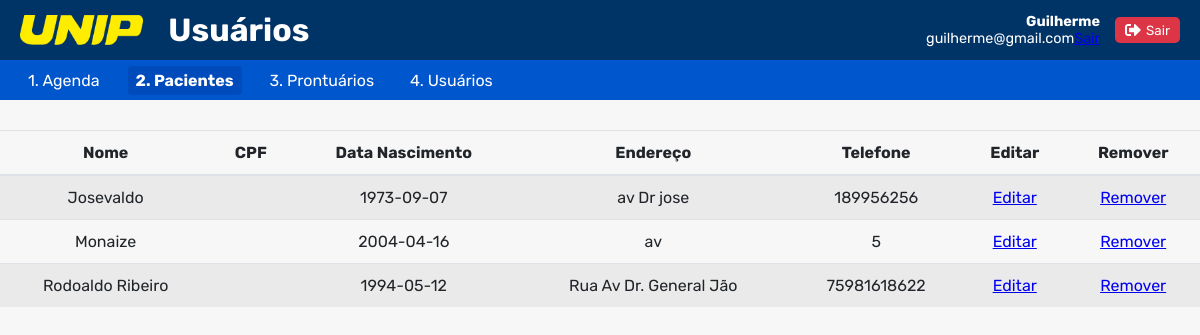
The app's page /projeto_fisio_api/login/projeto_FisioMa/login/tabela_Pacientes.php (signed in) with its own data.
### tables this page shows
CREATE TABLE `paciente` (
  `idPaciente` bigint(20) UNSIGNED NOT NULL,
  `nome` varchar(50) NOT NULL,
  `cpfPaciente` varchar(11) NOT NULL,
  `dataNascimento` date DEFAULT NULL,
  `endereco` varchar(255) DEFAULT NULL,
  `telefone` varchar(15) DEFAULT NULL,
  `faltas` int(11) NOT NULL,
  `ativo` tinyint(1) NOT NULL DEFAULT 1
);

### projeto_fisio_api/login/projeto_FisioMa/login/Puxa_Pacientes.php (called while the page is built, shortened)
<?php
    require_once __DIR__ . '/../conexao.php';
    $stmt = $pdo->prepare("SELECT idPaciente, nome, cpfPaciente, dataNascimento, endereco, telefone FROM paciente WHERE ativo = 1 ORDER BY nome");
    $stmt->execute();
?>

### projeto_fisio_api/login/projeto_FisioMa/login/tabela_Pacientes.php (the view, shortened to what this page needs)
<!DOCTYPE html>
<html lang="pt-BR">
  <head>
    <link rel="stylesheet" href="styles/cadastrar.css">
    <link rel="stylesheet" href="styles/usuarios.css">
  </head>
  <body>
    <header>
      <div class="logo">
        <img src="img/logoUnipHeader.png" alt="UNIP">
        <h1>Usuários</h1>
      </div>
      <?php include 'acesso.php';?>
      <?php include 'menu.php';?>
    </header>
    <section class="conteudo-vazio">
      <table class="table table-striped">
        <thead>
          <tr>
            <th scope="col">Nome</th>
            <th scope="col">CPF</th>
            <th scope="col">Data Nascimento</th>
            <th scope="col">Endereço</th>
            <th scope="col">Telefone</th>
            <th scope="col">Editar</th>
            <th scope="col">Remover</th>
          </tr>
        </thead>
        <tbody>
          <?php
            require_once __DIR__ . '/Puxa_Pacientes.php';
            foreach($stmt as $linha)
            {
              echo "<tr>";
              echo "  <td scope=\"row\">$linha[nome]</td>";
              echo "  <td scope=\"row\">$linha[cpfPaciente]</td>";
              echo "  <td scope=\"row\">$linha[dataNascimento]</td>";
              echo "  <td scope=\"row\">$linha[endereco]</td>";
              echo "  <td scope=\"row\">$linha[telefone]</td>";
              echo "  <td scope=\"row\"><a href=\"#\">Editar</a></td>";
              echo "  <td scope=\"row\"><a href=\"#\">Remover</a></td>";
              echo "</tr>";
            }
          ?>
        </tbody>
      </table>
    </section>
  </body>
</html>

### projeto_fisio_api/login/projeto_FisioMa/login/styles/cadastrar.css (style rules this page uses)
* { box-sizing: border-box; margin: 0; padding: 0; font-family: 'Rubik', sans-serif; }
body { background: #f7f7f7; padding-top: 130px; }
header { background-color: #003366; color: white; display: flex; align-items: center; justify-content: space-between; padding: 10px 20px; position: fixed; top: 0; left: 0; width: 100%; height: 60px; z-index: 1000; }
.logo { display: flex; align-items: center; }
.logo img { height: 30px; margin-right: 25px; }

### projeto_fisio_api/login/projeto_FisioMa/login/styles/usuarios.css (style rules this page uses)
.table { width: 100%; margin-bottom: 1rem; color: #212529; border-collapse: collapse; }
.table thead th { vertical-align: bottom; border-bottom: 2px solid #dee2e6; padding: 0.75rem; }
.table td, .table th { padding: 0.75rem; vertical-align: top; border-top: 1px solid #dee2e6; text-align: center; }
.table-striped tbody tr:nth-of-type(odd) { background-color: rgba(0, 0, 0, 0.05); }

### records on screen
paciente: nome "Josevaldo", dataNascimento "1973-09-07", endereco "av Dr jose", telefone "189956256"
paciente: nome "Monaize", dataNascimento "2004-04-16", endereco "av", telefone "5"
paciente: nome "Rodoaldo Ribeiro", dataNascimento "1994-05-12", endereco "Rua Av Dr. General Jão", telefone "75981618622"

### other values on screen
$_SESSION['usuario_nome'] "Guilherme"
$_SESSION['usuario_email'] "guilherme@gmail.com"
